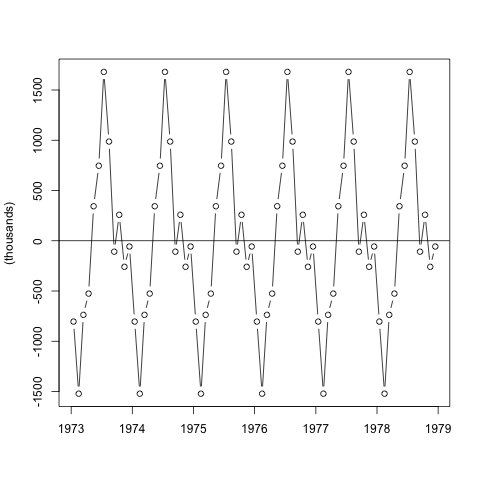

Write the R code that produced this figure.
library('itsmr')

## Decpmposed data into trend and seasonality
## and plot
data <- read.table("deaths.txt", skip=9, header=FALSE)
# add columns names to data
names(data) <- c("month", "year", "deaths")
#rearange date as datetime ie. yyyy-mm-15
data$time <- as.Date(paste(data$year, data$month, "15", sep="-"))
attach(data)
#removing the seasonality
#from the autocorrolation function acf plot we know the period is 12
st <- season(deaths, 12)
dtr <- deaths - st # remove seasonality


#Plot deseasonal data
png("deseasonal.png")
plot(time,dtr/1000, type="b", xlab="",ylab="(thousands)")
#add trend line
lines(time,trend(dtr,2)/1000,col=2)# trand line
#plot seasonal components
png("seasonal.png")
plot(time, season(deaths, 12), type="b", xlab="",ylab="(thousands)")
abline(h=0) # add horizontal line at zero


#get noise
trend_data <- trend(deaths,2)
seasonal_data <- season(deaths,12)
noise <- deaths-trend_data-seasonal_data 
png("acf_noise.png")
acf(noise,lag.max=24)
#seasonal <- seasonal.component(x=deaths)
